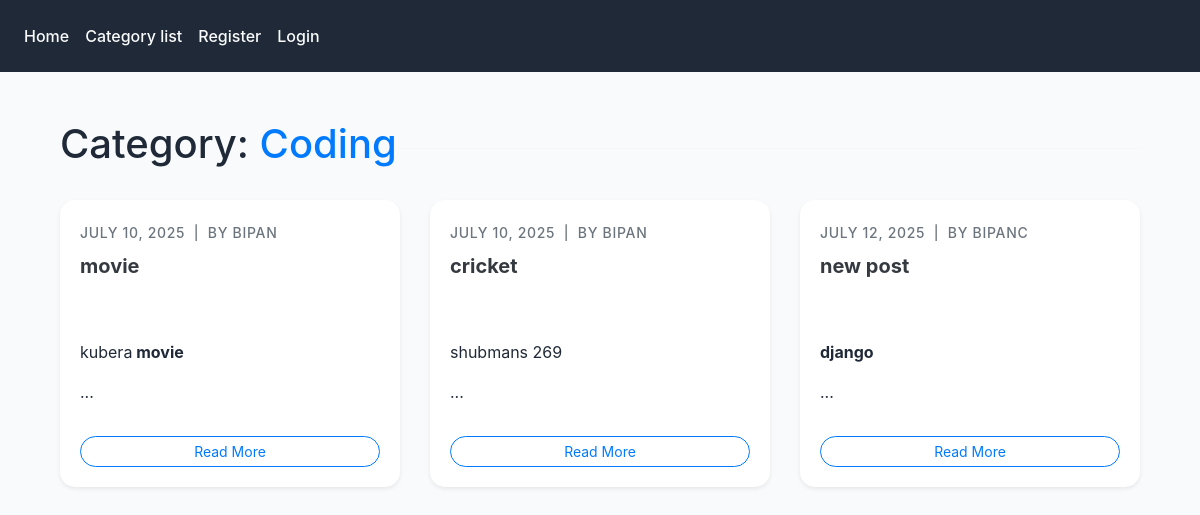
Screenshot of /category/coding with the database file from the repository.
### theblog/models.py (models this page shows, shortened)
class post(models.Model):
    title = models.CharField(max_length=255)
    author= models.ForeignKey(User,on_delete=models.CASCADE)
    header_image=models.ImageField(null=True,blank=True,upload_to='images/')
    body= RichTextField(blank=True,null=True)
    post_date=models.DateField(auto_now_add=True)
    category=models.CharField(max_length=255,default='coding')
    snippet=models.CharField(max_length=255)
    likes=models.ManyToManyField(User,related_name='blog_posts')

### theblog/views.py (the view)
# urls.py: path('category/<str:cats>', categoryview,name='categorys'),
def categoryview(request,cats):
    category_posts=post.objects.filter(category=cats.replace('-',' '))
    return render(request,'categories.html',{'cats':cats.replace('-',' '),'category_posts':category_posts})

### theblog/templates/categories.html (shortened to what this page needs)
{%extends 'base.html'%}
{%block content%}
<div class="container mt-5">
  <div class="d-flex justify-content-between align-items-center mb-4">
    <h1 class="fw-bold">
      Category: <span class="text-primary">{{ cats|title }}</span>
    </h1>
    <hr class="flex-grow-1 ms-4 d-none d-md-block" style="opacity: 0.1" />
  </div>
  {%if category_posts%}
  <div class="row">
    {%for post in category_posts%}
    <div class="col-md-6 col-lg-4 mb-4">
      <div
        class="card h-100 shadow-sm border-0"
        style="border-radius: 15px; transition: transform 0.2s"
      >
        <div class="card-body d-flex flex-column">
          <div class="mb-2">
            <small class="text-muted">{{ post.post_date }}</small>
            <small class="text-muted mx-1">|</small>
            <small class="text-muted">By {{ post.author }}</small>
          </div>
          <h5 class="card-title">
            <a
              href="{%url 'blog-article' post.pk%}"
              class="text-dark font-weight-bold text-decoration-none"
            >
              {{ post.title }}
            </a>
          </h5>
          <p class="card-text text-secondary flex-grow-1">
            {{ post.body|slice:":150"|safe }}...
          </p>
          <div class="mt-3">
            <a
              href="{%url 'blog-article' post.pk%}"
              class="btn btn-outline-primary btn-sm btn-block rounded-pill"
            >
              Read More
            </a>
          </div>
        </div>
      </div>
    </div>
    {%endfor%}
  </div>
  {%endif%}
</div>
{%endblock%}

### static/the_blog/css/styles.css (style rules this page uses)
:root { --primary-color: #2563eb; --text-dark: #1f2937; --text-muted: #6b7280; --bg-light: #f9fafb; --transition: all 0.3s ease; }
body { background-color: var(--bg-light); font-family: 'Inter', system-ui, -apple-system, sans-serif; color: var(--text-dark); }
.container { max-width: 1140px; }
.card { border: none; border-radius: 16px; background: #ffffff; box-shadow: 0 4px 6px -1px rgba(0, 0, 0, 0.1), 0 2px 4px -1px rgba(0, 0, 0, 0.06); transition: var(--transition); overflow: hidden; margin-bottom: 2rem; }
.card-title { font-weight: 700; font-size: 1.25rem; line-height: 1.4; margin-bottom: 0.75rem; color: var(--text-dark); }
.card-text { color: var(--text-muted); line-height: 1.6; }
.text-muted { font-size: 0.875rem; text-transform: uppercase; letter-spacing: 0.05em; font-weight: 500; }
.card-title a { transition: color 0.2s ease; }
.card-title a { transition: color 0.2s ease-in-out; }
.navbar, .container-fluid, .container { overflow: visible !important; }
.container, .container-fluid { overflow: visible !important; }
.nav-button, .btn-block { cursor: pointer; width: 100%; }

### rows the page displays
post: post_date "JULY 10, 2025", author "BIPAN", title "movie", body "kubera movie"
post: post_date "JULY 10, 2025", author "BIPAN", title "cricket", body "shubmans 269"
post: post_date "JULY 12, 2025", author "BIPANC", title "new post", body "django"

### other values shown
{{ cats|title }} "Coding"
